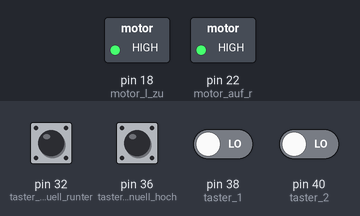
The program below on a simulated Raspberry Pi (header pin numbers). Parts: switched loads named in the program (green lamp = pin HIGH). The test bench sets the inputs (shaded band); at power-on: pin 32 (taster_manuell_runter), pin 36 (taster_manuell_hoch), pin 38 (taster_1), pin 40 (taster_2) LOW. The clock reads 2024-03-15 10:24:30 at power-on unless the program sets it; what the program prints to the terminal is not drawn.

Above: at 1.2 s.
1.3 s: pin 36 (taster_manuell_hoch) pulled HIGH for 0.15 s
At 1.9 s:
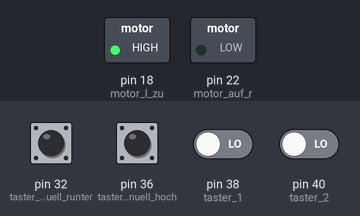
4.5 s: pin 38 (taster_1) driven HIGH and pin 40 (taster_2) driven HIGH
At 5.5 s:
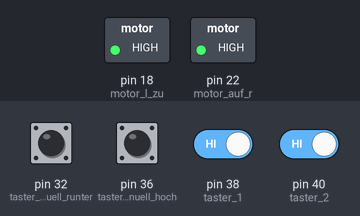
6.0 s: pin 32 (taster_manuell_runter) pulled HIGH for 0.15 s
At 6.6 s:
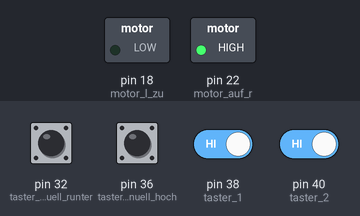
Timing chart, 0 to 8.6 s (numbered marks = the images above; inputs shaded):
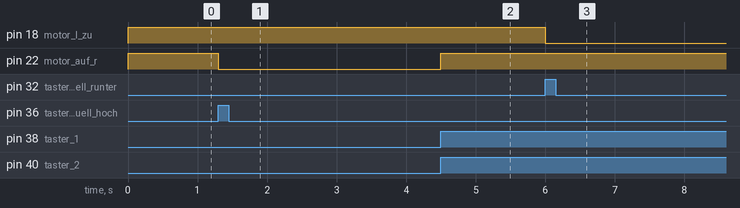

Measured:
- after the input at 1.3 s, pin 22 (motor_auf_r): HIGH → LOW at once
- after the input at 4.5 s, pin 22 (motor_auf_r): LOW → HIGH at once
- after the input at 6.0 s, pin 18 (motor_l_zu): HIGH → LOW at once

The program:

11.py
```python
import time
import RPi.GPIO as GPIO
import datetime

# pin definitions
motor_auf_r = 22  # Rechtsrum drehen (auf)
motor_l_zu = 18  # Linksrum drehen  (zu)
taster_1 = 38  # oberer Taster
taster_2 = 40  # unterer Taster

taster_manuell_hoch = 36
taster_manuell_runter = 32

# setup
GPIO.setmode(GPIO.BOARD)

GPIO.setup(motor_auf_r, GPIO.OUT)
GPIO.setup(motor_l_zu, GPIO.OUT)
GPIO.setup(taster_1, GPIO.IN, pull_up_down = GPIO.PUD_DOWN)
GPIO.setup(taster_2, GPIO.IN, pull_up_down = GPIO.PUD_DOWN)
GPIO.setup(taster_manuell_hoch, GPIO.IN, pull_up_down = GPIO.PUD_DOWN)
GPIO.setup(taster_manuell_runter, GPIO.IN, pull_up_down = GPIO.PUD_DOWN)

GPIO.output(motor_auf_r, GPIO.HIGH)
GPIO.output(motor_l_zu, GPIO.HIGH)
# setup end
# ---------------------------
print("Programm start")


def klappe_runter():
    GPIO.output(motor_l_zu, GPIO.LOW)

    while(klappe_position() != 0 and not abbrechen()):
        print("Bewege nach unten")

    GPIO.output(motor_l_zu, GPIO.HIGH)
    time.sleep(0.05)

def klappe_hoch():
    GPIO.output(motor_auf_r, GPIO.LOW)

    while(klappe_position() != 1 and not abbrechen()):
        print("Bewege nach oben")

    GPIO.output(motor_auf_r, GPIO.HIGH)
    time.sleep(0.05)


def klappe_position():
    # Ergebnis:
    #  1: (Klappe oben)
    #  0: (Klappe unten)
    #  2: (Klappe in Bewegung)

    val_unten = GPIO.input(taster_2)
    val_oben = GPIO.input(taster_1)
    mins = datetime.datetime.now().minute

    if val_unten == 0 and val_oben == 0:
        print("Zeit-Minuten: ", mins)
        print("Position: UNhTEN")
        return 0
    elif(val_unten == 1 and val_oben == 1):
        print("Zeit-Minuten: ", mins)
        print("Position: OBEN")
        return 1
    else:
        print("Position: UNTERWEGS")
        print("Zeit-Minuten: ", mins)
        return 2


def abbrechen():
    return False

def loop():
    try:
        mins = datetime.datetime.now().minute

        if(GPIO.input(taster_manuell_hoch) == 1):
            klappe_hoch()
        elif(GPIO.input(taster_manuell_runter) == 1):
            klappe_runter()
        elif(mins == 00):
            klappe_hoch()
        elif(mins == 10):
            klappe_runter()
        elif(mins == 20):
            klappe_hoch()
        elif(mins == 30):
            klappe_runter()
        elif(mins == 40):
            klappe_hoch()
        elif(mins == 50):
            klappe_runter()
    except KeyboardInterrupt:
        GPIO.cleanup()
        print("Programm abgebrochen!")


while(True):
    loop()
```
